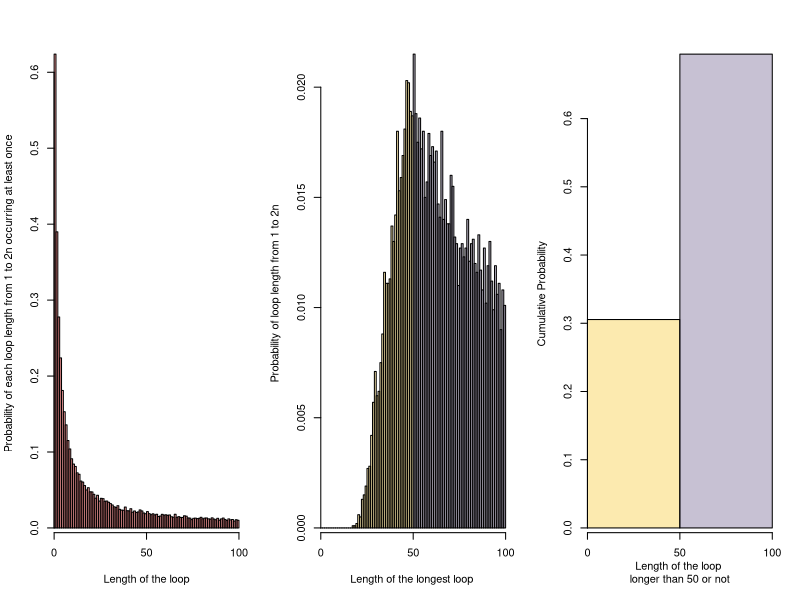

Recreate this plot in R.
#XXXXXXXXXXXXXXXXXXXXXXXX proj2.r XXXXXXXXXXXXXXXXXXXXXXXXXXXXXXXXXXXXXXXXXXXX
# Group member
# Biwei Zhu, s2325784
# Guanhao Su, s2301705
# Shuying Liu, s2436365

# Github repo: 
# https://github.com/SyLiu24/proj2

#XXXXXXXXXXXXXXXXXXXXXXXXXXX Contribution XXXXXXXXXXXXXXXXXXXXXXXXXXXXXXXXXXXXXX

# Biwei Zhu completed the function Pone
# Guanhao Su completed the function Pall and the visualization
# Biwei Zhu and Guanhao Su completed together the example code to assess 
# the success probabilities under each strategy
# Shuying Liu completed the function dloop and the assessment of probability, 
# and modified the whole code. 

#XXXXXXXXXXXXXXXXXXXXXXXXXXXX Simulation XXXXXXXXXXXXXXXXXXXXXXXXXXXXXXXXXXXXXXX


# This project aims to estimate the success probability of the prisoner problem 
# by simulations under three strategies:

# 1. The prisoner first opens the box with their number on it, 
# reads the number in the box then opens the box with that number,
# repeat until finding their own number in the box or reach the maximum of n open boxes.


# 2. As strategy 1, but starting from a randomly selected box.

# 3. They open n boxes at random to look for their number.
# Note: The cards in 2n boxes are in random order.


sim <- function(n,k,strategy,nprisoner=1,nreps=10000){
  # sim estimates the probability of prisoner succeeding in finding his number in 2*n boxes
  # takes argument: n; k - the list of prisoners' numbers; strategy - 1,2,3;
  #                 nprisoner - number of prisoners; nreps - number of simulations
  # returns the estimate probability
  
  # the total number of success in nreps simulations
  success <- 0
  
  for (irep in 1:nreps) {
    cards <- sample(2*n)
    # Elements of flag is whether the prisoner succeeds: TRUE if succeeds.
    flag <- array(FALSE,nprisoner)
    
    # Check if each prisoner succeeds
    for (prisoner in 1:nprisoner) {
      # strategy 3
      if (strategy == 3) {
        open_boxes <- sample(2*n,n)
        check_cards <- cards[open_boxes]
        if (k[prisoner] %in% check_cards) flag[prisoner] <- TRUE
      }
      else {
        # strategy 1 & 2
        # Different initially selected box number for strategy 2 & 3
        if (strategy == 1) selected_box <- k[prisoner]
        else selected_box <- sample(2*n,size=1)
        # check n boxes
        for (box in 1:n){
          if (cards[selected_box] == k[prisoner]){
            flag[prisoner] <- TRUE
            break
          }
          selected_box <- cards[selected_box]
        }
      }
    }
    success <- success+all(flag)
  }
  success/nreps
}


Pone <- function(n,k,strategy,nreps=10000){
  # Pone estimates the probability of one prisoner succeeding in finding 
  # his number in 2*n boxes
  # Takes argument: n; k - the prisoner's number; strategy - 1,2,3;
  #                 nreps - number of simulations
  # Returns the estimate probability
  sim(n,k,strategy)
}

Pall <- function(n,strategy,nreps=10000){
  # Pall estimates the probability of all 2*n prisoners succeeding in finding 
  # their number in 2*n boxes
  # Takes argument: n; strategy - 1,2,3; nreps - number of simulations
  # Returns the estimate probability
  k <- 1:(2*n)
  sim(n,k,strategy,nprisoner=2*n)
}



# Estimate the individual success probability under n = 5 and n = 50
cat("Individual success probability under the three strategies when n = 5\n")
for (strategy in 1:3) cat(sprintf('strategy %d: %f\n',strategy,Pone(5,1,strategy,10000)))

cat("Individual success probability under the three strategies when n = 50\n")
for (strategy in 1:3) cat(sprintf('strategy %d: %f\n',strategy,Pone(50,1,strategy,10000)))

# Estimate the joint success probability under n = 5 and n = 50
cat("Joint success probability under the three strategies when n = 5\n")
for (strategy in 1:3) cat(sprintf('strategy %d: %f\n',strategy,Pall(5,strategy,10000)))

cat("Joint success probability under the three strategies when n = 50\n")
for (strategy in 1:3) cat(sprintf('strategy %d: %f\n',strategy,Pall(50,strategy,10000)))


#XXXXXXXXXXXXXXXXXXXXXXXXXXXX comments XXXXXXXXXXXXXXXXXXXXXXXXXXXXXXXXXXXXXXXX

# If we run enough simulations, we can estimate the probability by the relative frequency.
# The only difference between strategy 2 and strategy 1 is the initial choice of boxes,
# but strategy 2 (prob = 0.4) will have a lower probability of success for 
# one prisoner than strategies 1 & 3 (prob = 0.5).
# The difference of success rate becomes greater as we run simulations on 2*n prisoners,
# strategy 1 still has a surprisingly stable success rate (Prob = 0.3),
# while the success rates of strategy 2 & 3 drop to 0.

# Speculation: Strategy 1 works surprisingly well because there is a decent chance that
# the length of a loop in a 2*n permutation is under n, thus if the prisoner first opens 
# the box with his own number, then he is on the unique loop containing his number,
# so he is likely to find his number in the sequence of opening n boxes.
# Strategy 2 fails because he initially opens a random box, so loop wouldn't help.
# Obviously, the probability of success for each prisoner in strategy 3 is (1/2),
# so the whole success probability is power((1/2),(2*n)), which approach 0 when n <- ∞

#XXXXXXXXXXXXXXXXXXXXXXXXXXXXXXXXXXXXXXXXXXXXXXXXXXXXXXXXXXXXXXXXXXXXXXXXXXXXXX

dloop <- function(n,nreps=10000){
  # dloop estimates the probability of each loop length from 1 to 2*n ocurring 
  # in a random shuffle of 2*n cards
  # Take argument: n; nreps - number of simulations
  # Returns a matrix of diminsion (2,2*n), 
  #   the first row being the probability distribution of each loop length, 
  #   the second being the probability distribution of the longest loop.
  
  loops <- array(0,2*n)
  longest_loops <- array(0,2*n)
  
  # run nreps simulations
  for (irep in 1:nreps){
    # ramdom shuffle of cards
    shuffle <- sample(2*n)
    # elements of loop_check are whether each loop length ocurrs in shuffle: 
    # 1 if occurrs
    loop_check <- array(0,2*n)
    # elements of unchecked_list are whether indices of shuffle 
    # haven't been searched for loop: TRUE if not searched
    unchecked_list <- array(TRUE,2*n)
    
    # search all loops until all the elements in shuffle have been searched
    while (length(shuffle[unchecked_list])){
      # pick an unchecked element in shuffle to start
      start <- shuffle[unchecked_list][1]
      k <- start
      unchecked_list[k] <- FALSE
      loop_len <- 1
      # find the loop that begins with 'start'
      while (shuffle[k] != start){
        k <- shuffle[k]
        unchecked_list[k] <- FALSE
        loop_len <- loop_len+1
      }
      loop_check[loop_len] <- 1
    }
    
    loops <- loops+loop_check
    longest_loop <- tail((1:(2*n))[as.logical(loop_check)],1)
    longest_loops[longest_loop] <- longest_loops[longest_loop]+1
  }
  rbind(loops/nreps,longest_loops/nreps)
}

# Assess the probability of loop
y <- dloop(50)
# The probability of each loop length from 1 to 2n occurring at least once.
cat('\nThe probability distribution of loop length is\n')
print(y[1,])
# the probability that there is no loop longer than 50 is roughly 0.31
cat('The probability distribution of longest loop length is',sum(y[2,1:50]))


#Visualising the probability
n <- 50
color1 <- c(rgb(250,220,120,150,max = 255), rgb(160,150,180,150,max = 255))
color2 <- c(rep(rgb(250,220,120,150,max = 255),n), rep(rgb(160,150,180,150, max = 255), n))
par(mfrow = c(1,3))#three subplot

barplot(y[1,],col = rgb(255,100,100,150,max = 255), space = 0,xaxs="i"
        , xlab = "Length of the loop", 
        ylab = "Probability of each loop length from 1 to 2n occurring at least once")
axis(1,c(0,50,100))

barplot(c((y[2,1:50]),(y[2,51:100])), space = 0, col = color2, xaxs="i"
        , xlab = "Length of the longest loop ", 
        ylab = "Probability of loop length from 1 to 2n")
axis(1,c(0,50,100))

barplot(c(sum(y[2,1:50]), sum(y[2,51:100])), space = 0, col = color1, xaxs="i"
        , xlab = "Length of the loop \nlonger than 50 or not", 
        ylab = "Cumulative Probability")
axis(1,c(0,1,2),c(0,50,100))
